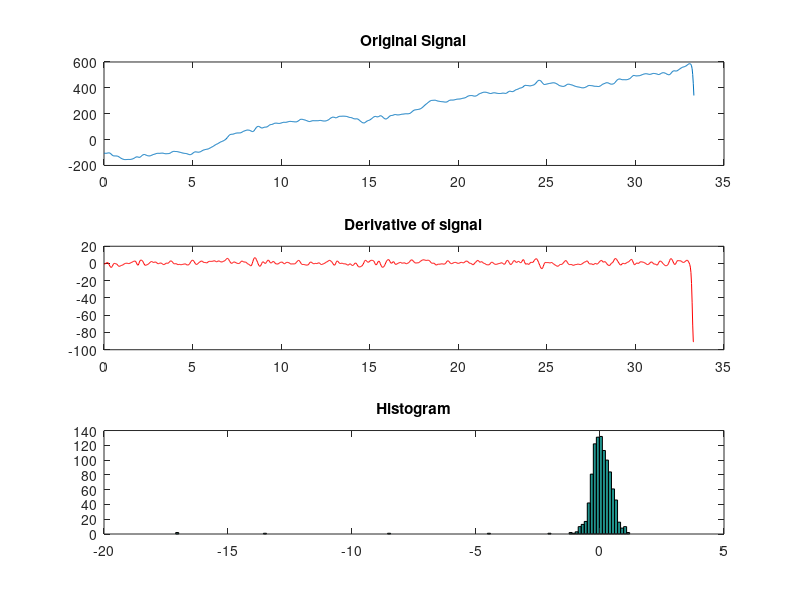
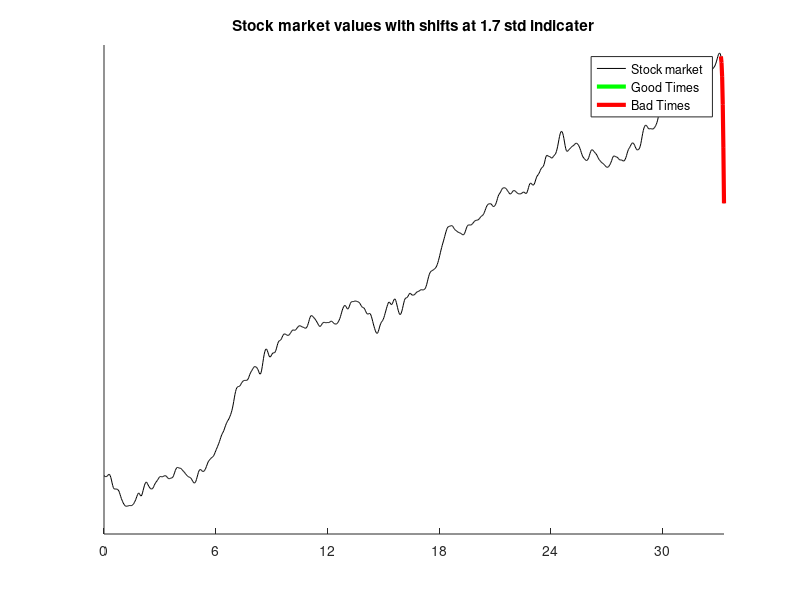

Recreate these plots in MATLAB, in order.
% Derivative- based Time series segmentaion

% learn: zscore,cumsum,conv,diff,nan

%% 

clear
N = 1000;
tv = (0:N-1)/30;

%gaussian window
gwin = exp(-zscore(tv).^2/.0001);

% 'stock market' : smoothed noise + linear trend
signal = conv(cumsum(randn(N,1)),gwin,'same') + linspace(-100,100,N)';

%compute derivative
signalD = diff(signal);
signalD(N) = signalD(end);

figure(1),clf
subplot(311)
plot(tv(1:end),signal)
title('Original Signal')
subplot(312)
plot(tv(1:end),signalD,'r')
title('Derivative of signal')
subplot(313)
hist(zscore(signalD),150)
title('Histogram')


%% Select Threshold based on normalized derivative

zthresh = 1.7;

% Find extreme derivative points up and down
deriv_hi = find(zscore(signalD) > zthresh);
deriv_lo = find(zscore(signalD) < -zthresh);

% create new time series of NaN's with selected time points
jumpUp = nan(N,1);
jumpUp(deriv_hi) = signal(deriv_hi);

jumpDn = nan(N,1);
jumpDn(deriv_lo) = signal(deriv_lo);

figure(2),clf,hold on
plot(tv,signal,'k')
plot(tv,jumpUp,'g','LineWidth',3)
plot(tv,jumpDn,'r','LineWidth',3)

set(gca,'xlim',tv([1 end]),'xtick',0:6:max(tv),'ytick',[])
legend({'Stock market';'Good Times';'Bad Times'})
title(['Stock market values with shifts at ' num2str(zthresh) ' std indicater'])












